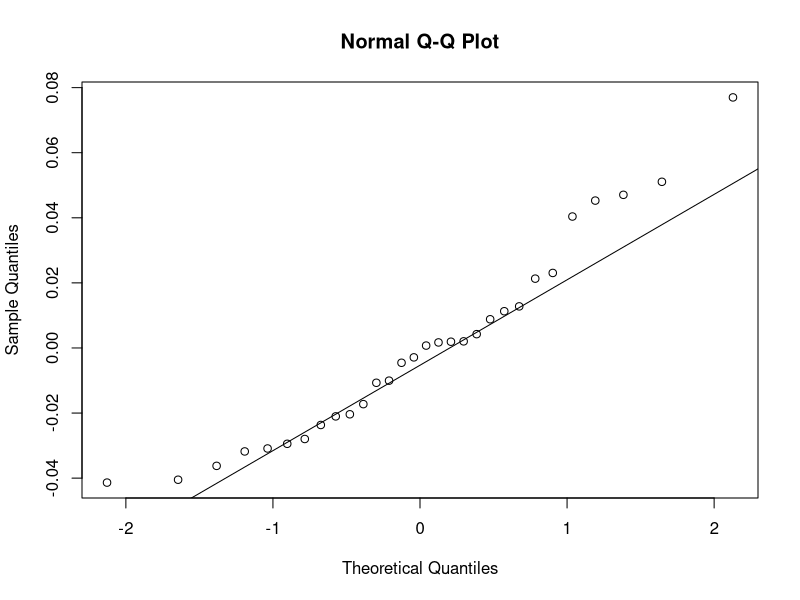
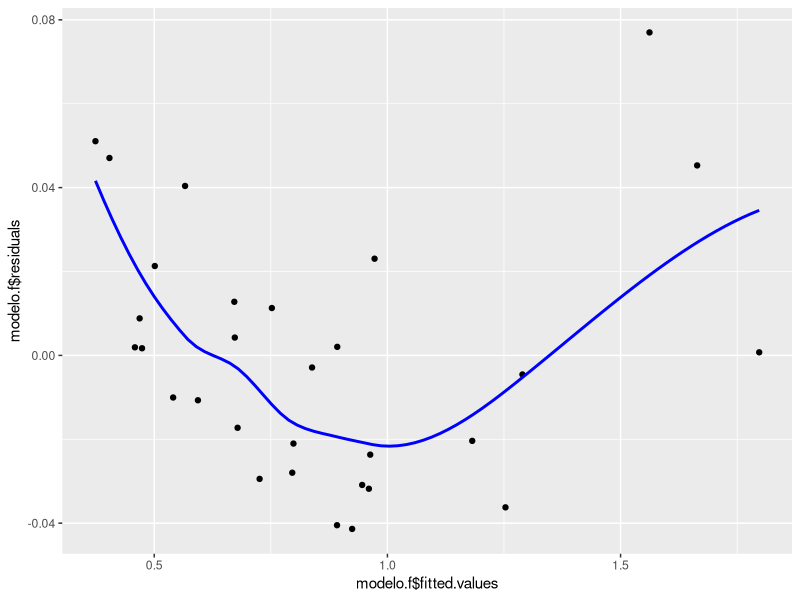

These charts were generated, in order, by the following R code:
## ---- chunk 1
library(dplyr)
library(psych)
library(GGally)
library(ggplot2)
library(gridExtra)
library(lmtest)
library(corrplot)
library(car)
## ---- chunk 2
datos <- read.csv('olmos.csv')
attach(datos)

modelo <- lm(PesoTotal ~., data=datos)
summary(modelo)

step(object = modelo, direction = "both", trace=1)

modelo.f <- lm(PesoTotal ~ Diametro + Altura + Pesodesvainado + Pesovisceras + Pesocorteza, data =datos)

p1 <- ggplot(data = datos, aes(Diametro, modelo.f$residuals)) + geom_point() + geom_smooth(color = "blue") + geom_hline(yintercept = 0) + theme_bw()

p2 <- ggplot(data = datos, aes(Altura, modelo.f$residuals)) + geom_point() + geom_smooth(color = "blue") + geom_hline(yintercept = 0) + theme_bw()
## ---- chunk 3
qqnorm(modelo.f$residuals)
qqline(modelo.f$residuals)
## ---- chunk 4
# Test Sw
shapiro.test(modelo.f$residuals)
ggplot(data = datos, aes(modelo.f$fitted.values,modelo.f$residuals))+geom_point()+geom_smooth(color = "blue", se = FALSE)
## ---- chunk 5
bptest(modelo.f)
## ---- chunk 6
vif(modelo.f)
